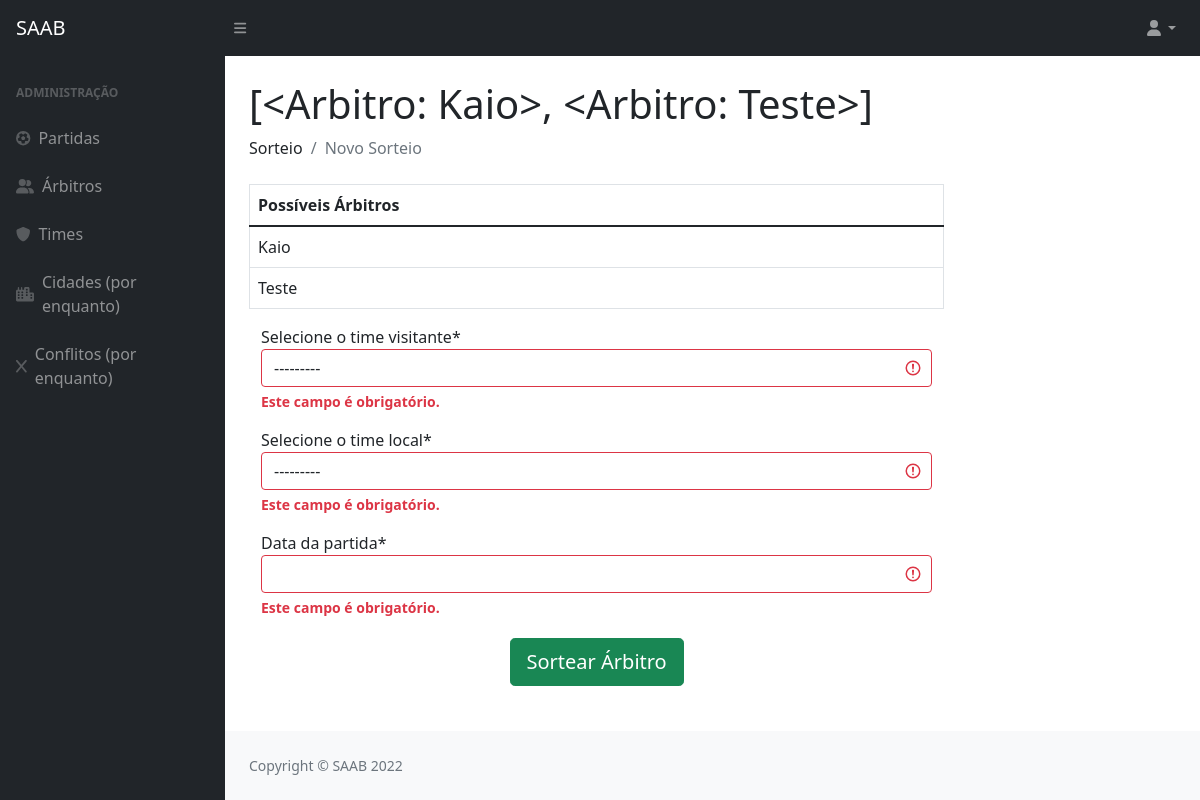
The page /sorteio/ on the database as committed earlier.
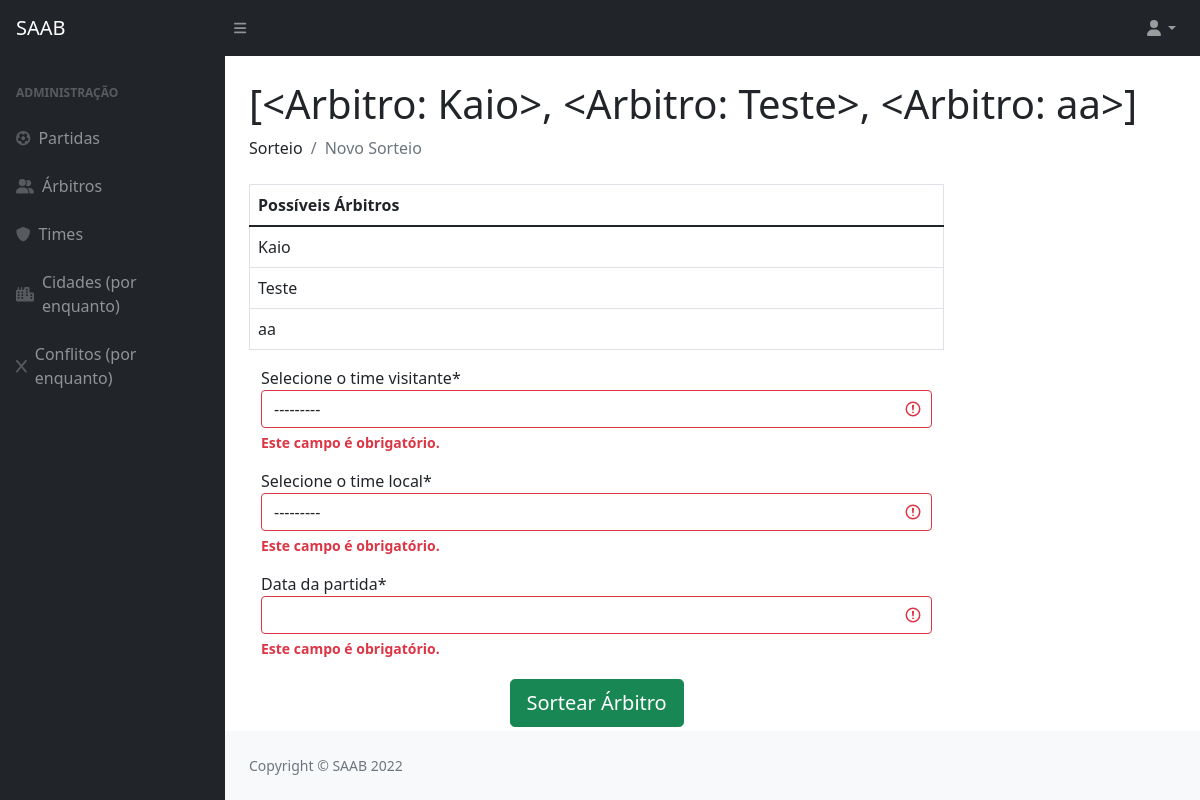
The same page on the database as committed later.
### privado/models.py (models this page shows)
class Arbitro(models.Model):
    codigo = models.AutoField(primary_key=True)
    datanasc = models.DateField()
    cidade = models.ForeignKey(Cidade, on_delete=models.CASCADE)
    nome = models.CharField(max_length=100)
    formafisica = models.BooleanField()
    def __str__(self):
        return (self.nome)

### privado/views.py (the view, shortened to what this page needs)
# urls.py: path('sorteio/', sorteio, name="url_sorteio"),
def sorteio(request):
    formPartida = PartidaForm(request.POST, request.FILES)
    pacote = {}
    arbt = Arbitro.objects.all()
    resultado = []
    aux = -1
    aux2 = 0
    ganhador = []
    ganhador.append(0)
    lista_notas_juizes = []
    for i in arbt:
        print(arbt)
        pontos = 0
        ContDe= DeclaracaoArbitro.objects.filter(arbitro = i).count()
        ContDenun= DenunciaArbitro.objects.filter(arbitro = i).count()
        ContVp= VidapubliArbitro.objects.filter(arbitro = i).count()
        ContDoc= DocumentoArbitro.objects.filter(arbitro = i).count()
        if (i.formafisica == False):
            pontos = pontos+1
        if(ContDe > 0):
            pontos = pontos + (ContDe*2)
        if (ContDenun > 0):
            pontos = pontos + (ContDenun*3)
        if (ContVp > 0):
            pontos = pontos + (ContVp*4)
        if (ContDoc > 0):
            pontos = pontos + (ContDoc*5)
        aux = aux +1
        aux2 = aux
        tupla_juiz_nota= (i, pontos)
        lista_notas_juizes.append(tupla_juiz_nota)
    print(lista_notas_juizes)
    lista_notas_juizes_ordenada = sorted(lista_notas_juizes, key=lambda tup: tup[1])
    tupla_primeiro_juiz = lista_notas_juizes_ordenada[0]
    menor_nota = tupla_primeiro_juiz[1]
    resultado_final = []
    print(resultado_final)
    for juiz_tupla in lista_notas_juizes_ordenada:
        if juiz_tupla[1] == menor_nota:
            resultado_final.append(juiz_tupla[0])
    print(resultado_final)
    pacote = {"FormPartida": formPartida, "ganhador": resultado_final}
    return render(request, "SAAB/sorteio.html", pacote)

### privado/form.py
class PartidaForm(django_forms.Form):
    visitante = django_forms.ModelChoiceField(queryset=Time.objects.all(), label="Selecione o time visitante")
    local = django_forms.ModelChoiceField(queryset=Time.objects.all(), label="Selecione o time local")
    data = django_forms.DateField(label="Data da partida")

### privado/models.py (called while the page is built)
    def __str__(self):
        return (self.nome)

### privado/templates/SAAB/sorteio.html (shortened to what this page needs)
{% extends 'SAAB/layout.html' %}
{% block conteudo %}
{% load static %}
{% load crispy_forms_tags %}
<!DOCTYPE html>
<html>
    <head>
    </head>
        <body>
        <h1 class="mt-4">{{ ganhador }}</h1>
        <ol class="breadcrumb mb-4">
            <li class="breadcrumb-item">Sorteio</li>
            <li class="breadcrumb-item active">Novo Sorteio</li>
        </ol>
        <form method="post" class="w-75">
            <div class="w-100 container mt-2">
                <div class="row">
                    <table class="table table-bordered col-sm">
                        <thead>
                            <tr>
                                <th>Possíveis Árbitros</th>
                            </tr>
                        </thead>
                        {% for i in ganhador %}
                            <tr>
                                <td>{{ i.nome }}</td>
                            </tr>
                        {% endfor %}
                    </table>
                    <form method="post" class="w-75">
                        {{ FormPartida|crispy }}
                        <div class="col-sm text-center"><button type="submit" class="mt-1 btn btn-success btn-lg">Sortear Árbitro</button></div>
                    </form>
                </div>
            </div>
        </form>
    </body>
</html>
{% endblock %}

Rows that differ between the two databases and show on the page:
computed for Arbitro "Kaio": nome.nome "[<Arbitro: Kaio>, <Arbitro: Teste>]" → "[<Arbitro: Kaio>, <Arbitro: Teste>, <Arbitro: aa>]"
added Arbitro: nome "aa"
